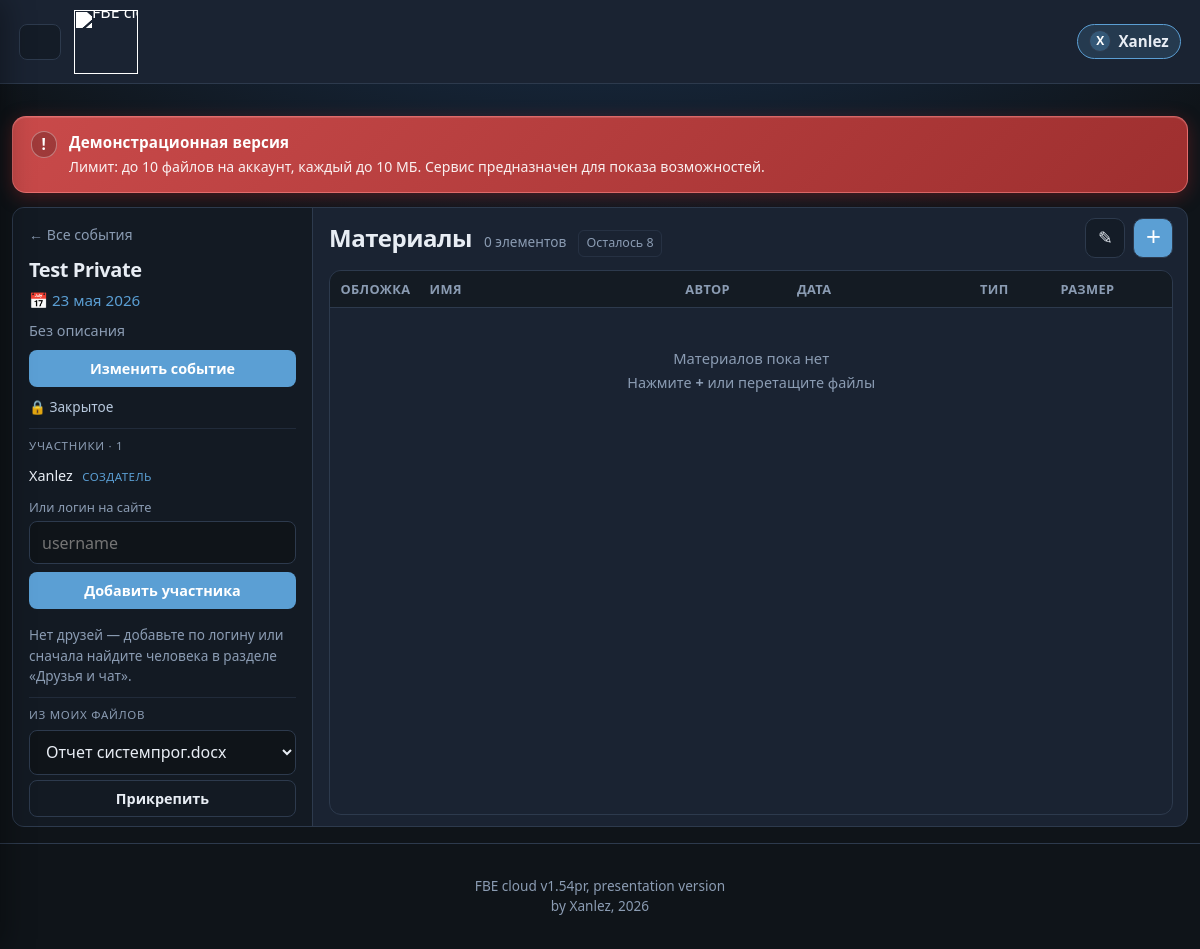
The app's page /cloud/events/1/ (signed in) with its own data.
### models.py (models this page shows)
class User(Base):
    __tablename__ = "users"
    id = Column(Integer, primary_key=True, index=True)
    username = Column(String(150), unique=True, nullable=False, index=True)
    email = Column(String(254), unique=True, nullable=False, index=True)
    password_hash = Column(String(255), nullable=False)
    is_staff = Column(Boolean, default=False, nullable=False)
    is_personnel = Column(Boolean, default=False, nullable=False)
    is_banned = Column(Boolean, default=False, nullable=False)
    is_email_verified = Column(Boolean, default=False, nullable=False)
    email_code = Column(String(6), nullable=True)
    email_code_expires_at = Column(String(40), nullable=True)
    avatar_filename = Column(String(255), nullable=True)

class Event(Base):
    __tablename__ = "events"
    id = Column(Integer, primary_key=True, index=True)
    title = Column(String(255), nullable=False)
    description = Column(String(1000), nullable=True)
    creator_user_id = Column(Integer, nullable=False, index=True)
    created_at = Column(String(40), nullable=False)
    event_date = Column(String(10), nullable=True, index=True)
    is_private = Column(Boolean, nullable=False, default=False)

### routes/cloud.py (the view)
@router.get("/cloud/events/{event_id}/", name="event_detail")
def event_detail_page(request: Request, event_id: int):
    return _event_detail_response(request, event_id)

### templates/core/event_detail.html (shortened to what this page needs)
﻿{% extends "base.html" %}
{% from "core/macros/file_preview.html" import preview_cell, preview_open_action, file_preview_modal, file_preview_script %}
{% block main_class %}main-full main-messenger{% endblock %}
{% block content %}
<section class="event-explorer">
  <aside class="event-sidebar">
    <a href="{{ path_for(request, 'events_cloud') }}" class="event-back-link">← Все события</a>
    {% if is_creator %}
      <div id="eventViewMode" class="event-view-panel"{% if show_edit %} hidden{% endif %}>
        <h1 class="event-sidebar-title">{{ event.title }}</h1>
        <p class="event-sidebar-date">📅 {{ event.event_date|event_date_ru }}</p>
        <p class="event-sidebar-desc">{{ event.description or "Без описания" }}</p>
        <button type="button" class="btn btn-primary event-edit-open-btn" style="width:100%; margin-top:0.5rem;">
          Изменить событие
        </button>
      </div>
    {% else %}
      <h1 class="event-sidebar-title">{{ event.title }}</h1>
      <p class="event-sidebar-date">📅 {{ event.event_date|event_date_ru }}</p>
      <p class="event-sidebar-desc">{{ event.description or "Без описания" }}</p>
    {% endif %}
    <p class="event-sidebar-meta">
      {% if event.is_private %}🔒 Закрытое{% else %}🌐 Открытое{% endif %}
    </p>
    {% if event.is_private %}
      <div class="event-sidebar-block">
        <div class="event-sidebar-label">Участники · {{ participants|length }}</div>
        {% if participants %}
          <ul class="event-participant-list">
            {% for p in participants %}
              <li>
                {{ p.username }}
                {% if p.id == event.creator_user_id %}<span class="events-you-badge">создатель</span>{% endif %}
              </li>
            {% endfor %}
          </ul>
        {% else %}
          <p class="event-sidebar-hint">Пока никого</p>
        {% endif %}
        {% if is_creator %}
          <form method="post" action="{{ path_for(request, 'event_add_participant', event_id=event.id) }}" class="event-sidebar-form events-add-participant-form">
            <label class="events-add-label" for="id_participant_username">Или логин на сайте</label>
            <input
              id="id_participant_username"
              type="text"
              name="username"
              class="form-input"
              placeholder="username"
              autocomplete="off"
            >
            <button type="submit" class="btn btn-primary" style="width:100%; margin-top:0.5rem;">Добавить участника</button>
          </form>
          {% if not addable_friends and not friends %}
            <p class="event-sidebar-hint">Нет друзей — добавьте по логину или сначала найдите человека в разделе «Друзья и чат».</p>
          {% endif %}
        {% elif not is_creator %}
          <p class="event-sidebar-hint">Доступ только у участников и создателя.</p>
        {% endif %}
      </div>
    {% endif %}
    {% if attachable_files %}
      <div class="event-sidebar-block">
        <div class="event-sidebar-label">Из моих файлов</div>
        <form method="post" action="{{ path_for(request, 'event_attach_existing', event_id=event.id) }}" class="event-sidebar-form">
          <select name="file_id" class="form-input">
            {% for f in attachable_files %}
              <option value="{{ f.id }}">{{ f.file_name }}</option>
            {% endfor %}
          </select>
          <button type="submit" class="btn btn-ghost" style="width:100%; margin-top:0.35rem;">Прикрепить</button>
        </form>
      </div>
    {% endif %}
  </aside>
  <div class="event-explorer-main explorer" id="eventFilesExplorer">
    <div class="explorer-toolbar">
      <div class="explorer-toolbar-left">
        <h2 class="explorer-title">Материалы</h2>
        <span class="explorer-count">{{ items|length }} элементов</span>
        <span class="explorer-limit-hint" title="{{ upload_limit_hint }}">Осталось {{ files_remaining }}</span>
      </div>
      <div class="explorer-toolbar-actions">
        {% if is_creator %}
          <button
            type="button"
            class="explorer-action-btn event-edit-open-btn"
            title="Изменить событие"
            aria-label="Изменить событие"
          >✎</button>
        {% endif %}
        <button type="button" class="explorer-add-btn" id="eventAddFileBtn" title="Загрузить файлы" aria-label="Загрузить файлы">
          <span class="explorer-add-icon">+</span>
        </button>
      </div>
    </div>
    <div class="explorer-panel" id="eventExplorerPanel">
      <div class="explorer-table-wrap">
        <table class="explorer-table">
          <thead>
            <tr>
              <th class="col-preview">Обложка</th>
              <th class="col-name">Имя</th>
              <th class="col-author">Автор</th>
              <th class="col-date">Дата</th>
              <th class="col-type">Тип</th>
              <th class="col-size">Размер</th>
              <th class="col-actions"></th>
            </tr>
          </thead>
          <tbody>
            {% for item in items %}
              {% set can_manage_file = is_creator or item.owner_user_id == user.id %}
              <tr class="explorer-row">
                {{ preview_cell(item, request) }}
                <td class="col-name">
                  <div class="explorer-name-wrap">
                    <span class="explorer-file-icon" aria-hidden="true">
                      {% if item.mime_type and item.mime_type.startswith('image/') %}🖼{% elif item.mime_type and 'pdf' in item.mime_type %}📕{% elif item.mime_type and ('zip' in item.mime_type or 'archive' in item.mime_type) %}📦{% elif item.mime_type and item.mime_type.startswith('video/') %}🎬{% elif item.mime_type and item.mime_type.startswith('audio/') %}🎵{% else %}📄{% endif %}
                    </span>
                    <span class="explorer-file-name">{{ item.file_name }}</span>
                    {% if can_manage_file %}
                      <form
                        class="explorer-rename-form"
                        method="post"
                        action="{{ path_for(request, 'event_file_rename', event_id=event.id, file_id=item.id) }}"
                        hidden
                      >
                        <input type="text" name="file_name" class="explorer-rename-input" value="{{ item.file_name }}" maxlength="255" required>
                        <button type="submit" class="explorer-action-btn" title="Сохранить">✓</button>
                        <button type="button" class="explorer-action-btn explorer-rename-cancel" title="Отмена">↩</button>
                      </form>
                    {% endif %}
                  </div>
                </td>
                <td class="col-author"><span class="explorer-author" title="Загрузил пользователь">{{ item.author_username }}</span></td>
                <td class="col-date">{{ item.created_at[:16].replace('T', ' ') }}</td>
                <td class="col-type"><span class="explorer-ext">{{ item.file_name|file_type(item.mime_type) }}</span></td>
                <td class="col-size">
                  {% if item.size_bytes >= 1048576 %}
                    {{ (item.size_bytes / 1048576)|round(1) }} МБ
                  {% elif item.size_bytes >= 1024 %}
                    {{ (item.size_bytes / 1024)|round(1) }} КБ
                  {% else %}
                    {{ item.size_bytes }} Б
                  {% endif %}
                </td>
                <td class="col-actions">
                  <div class="explorer-actions">
                    {{ preview_open_action(item, request) }}
                    {% if can_manage_file %}
                      <button type="button" class="explorer-action-btn explorer-rename-open" title="Переименовать" aria-label="Переименовать">✎</button>
                    {% endif %}
                    {% if item.storage_name %}
                      <a
                        href="{{ path_for(request, 'cloud_file_download', file_id=item.id) }}"
                        class="explorer-action-btn"
                        title="Скачать"
                        download
                      >↓</a>
                    {% elif item.web_view_link %}
                      <a
                        href="{{ item.web_view_link }}"
                        class="explorer-action-btn"
                        title="Скачать"
                        target="_blank"
                        rel="noopener noreferrer"
                      >↓</a>
                    {% endif %}
                    {% if can_manage_file %}
                      <form
                        method="post"
                        action="{{ path_for(request, 'event_file_delete', event_id=event.id, file_id=item.id) }}"
                        class="explorer-delete-form"
                        onsubmit="return confirm('Удалить «{{ item.file_name }}» из события?');"
                      >
                        <button type="submit" class="explorer-action-btn explorer-action-btn-danger" title="Удалить" aria-label="Удалить">×</button>
                      </form>
                    {% endif %}
                  </div>
                </td>
              </tr>
            {% else %}
              <tr class="explorer-empty-row">
                <td colspan="7">
                  <div class="explorer-empty">
                    <p>Материалов пока нет</p>
                    <p class="explorer-empty-hint">Нажмите <strong>+</strong> или перетащите файлы</p>
                  </div>
                </td>
              </tr>
            {% endfor %}
          </tbody>
        </table>
      </div>
    </div>
  </div>
</section>
{% endblock %}

### templates/base.html (shortened to what this page needs)
﻿{% from "core/macros/demo_push.html" import demo_push_notice %}
<!DOCTYPE html>
<html lang="ru">
<head>
  <link rel="stylesheet" href="/static/css/app.css?v=40">
</head>
<body>
  <header class="site-header">
    <div class="header-left">
      {% if user %}
        <button type="button" class="menu-trigger" aria-label="Открыть меню" id="openMenuBtn">
        </button>
      {% endif %}
      <a href="{{ path_for(request, 'home') }}" class="brand-wrap">
        <img src="{{ path_for(request, 'logo_fbe') }}" alt="FBE cloud" class="brand-logo">
      </a>
    </div>
    <nav class="nav">
      {% if user %}
        <a href="{{ path_for(request, 'profile') }}" class="user-pill user-pill-link">
          {% set avatar = user|avatar_file %}
          {% if avatar %}
            <img src="{{ path_for(request, 'uploads', path=avatar) }}" alt="" class="nav-user-avatar">
          {% else %}
            <span class="nav-user-avatar nav-user-avatar-placeholder">{{ user.username[0]|upper }}</span>
          {% endif %}
          <span>{{ user.username }}</span>
        </a>
      {% else %}
        <div class="nav-actions">
          <a href="{{ path_for(request, 'login') }}" class="btn btn-ghost">Вход</a>
          <a href="{{ path_for(request, 'register') }}" class="btn btn-primary">Регистрация</a>
        </div>
      {% endif %}
    </nav>
  </header>
  <div class="site-body">
    <main class="{% block main_class %}{% endblock %}">
      {% if user %}
        <div class="demo-push-wrap">
          {{ demo_push_notice() }}
        </div>
      {% endif %}
      {% block content %}{% endblock %}
    </main>
    <footer class="site-footer">
      <div>FBE cloud v1.54pr, presentation version</div>
      <div>by Xanlez, 2026</div>
    </footer>
  </div>
</body>
</html>

### records on screen
User: username "X", username "Xanlez", shows "СОЗДАТЕЛЬ"
Event: title "Test Private", event_date|event_date_ru "23 мая 2026", description "Без описания"

### other values on screen
{{ upload_limit_hint() }} "Лимит: до 10 файлов на аккаунт, каждый до 10 МБ"
{{ participants|length }} "1"
{{ items|length }} "0"
{{ files_remaining }} "8"
form field file_id "Отчет системпрог.docx"
